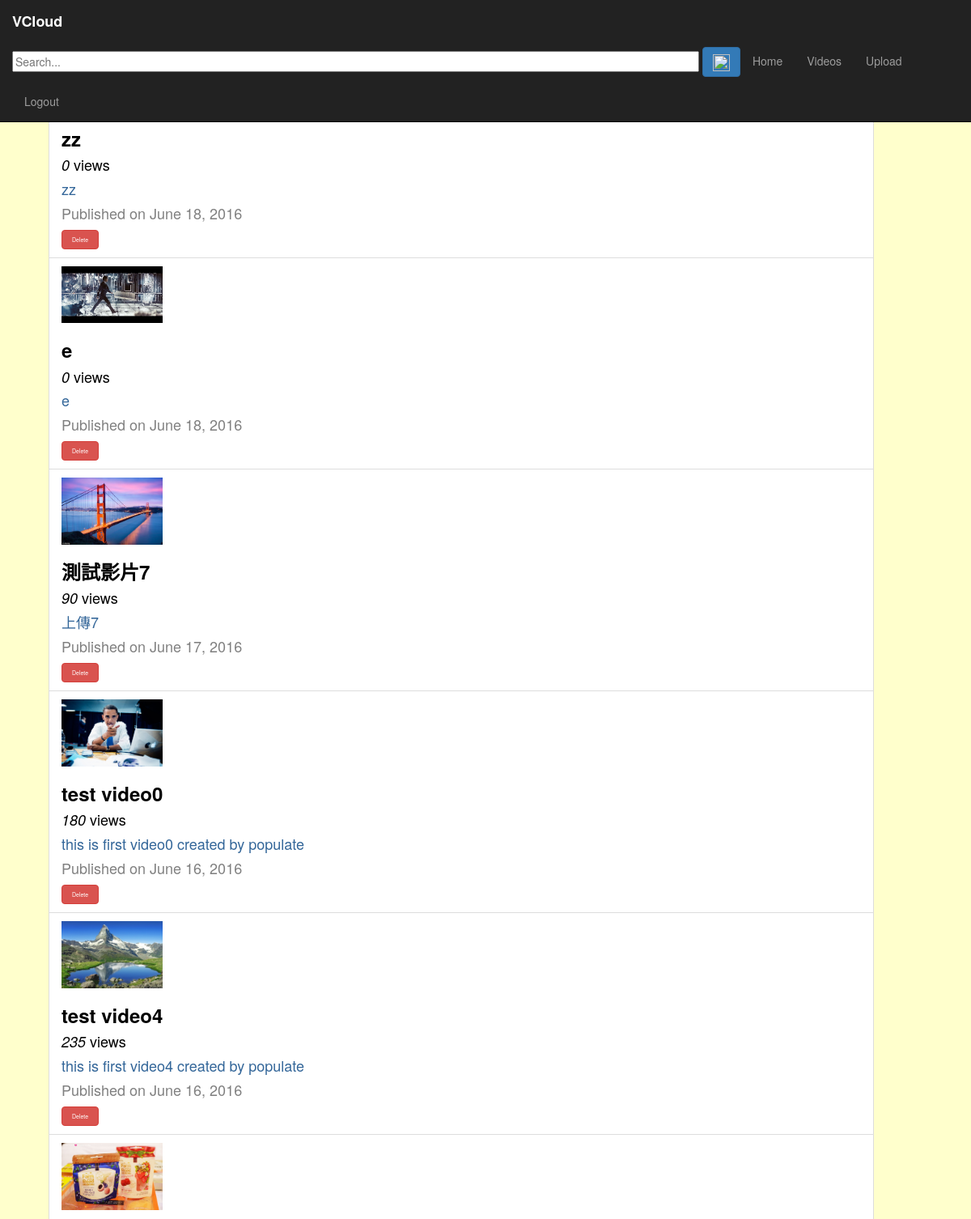
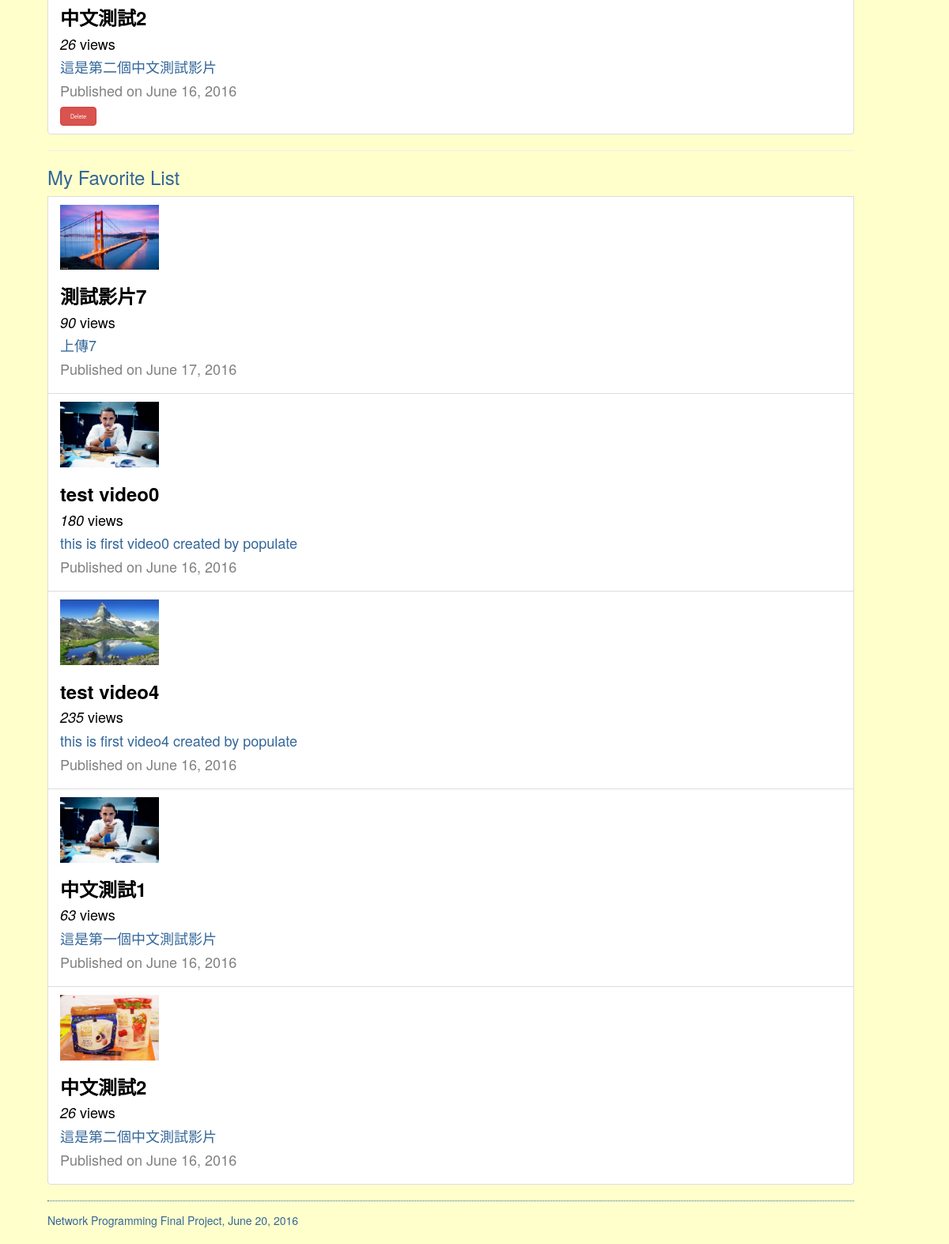
The page /vod/personal_videos?user_id=1 (signed in) on the database its author committed (2 pictures, top to bottom).
### vod/models.py (models this page shows, shortened)
class Video(models.Model):
    user = models.ForeignKey(User, verbose_name='video_user', on_delete=models.CASCADE)
    title = models.CharField(max_length=128)
    description = models.CharField(max_length=1024)
    upload_date = models.DateField(auto_now_add=True)
    duration = models.DurationField(default=timedelta())
    views = models.IntegerField(default=0)
    url = models.CharField(max_length=1024, null=True)
    thumbnail = models.ImageField(upload_to = 'thumbnail', blank=True)

### vod/views.py (the view)
@login_required
def personal_videos(request):
    context_dict = {}
    if request.method == 'GET':
        if 'user_id' in request.GET:
            user_id = request.GET['user_id']
            if not user_id or not user_id.isdigit():
                 return redirect('/vod/')
            user_id = int(user_id)
            personal_list = Video.objects.filter(user__id=user_id).order_by('-upload_date')
            context_dict['personal_list'] = personal_list
            get_like_list = LikeVideo.objects.filter(user__id=user_id)
            video_id_list = []
            for get_like in get_like_list:
                video_id_list.append(get_like.video.id)
            like_list = Video.objects.filter(id__in=video_id_list).order_by('-upload_date')
            context_dict['like_list'] = like_list
    return render(request, 'vod/personal_videos.html', context_dict)

### templates/vod/personal_videos.html (shortened to what this page needs)
{% extends 'base.html' %}
{% load staticfiles %}
{% block head %}
  <link rel="stylesheet" href="{% static "css/index.css" %}">
{% endblock %}
{% block body_block %}
  {% if personal_list %}
    <ul class="list-group">
      <h3>My Uploaded Videos</h3>
      {% for personal in personal_list %}
        <li class="list-group-item">
          <div>
            <a href="{% url 'videoplay' %}?video_id={{personal.id}}"><img src= "{{ personal.thumbnail.url }}" hight=125 width=125></a>
            <h3><a href="{% url 'videoplay' %}?video_id={{personal.id}}"><font color=black><b>{{ personal.title }}</b></font></a></h3>
            <h4><font color=black><em>{{ personal.views }}</em> views</font></h4>
            <h4>{{ personal.description }}</h4>
            <h4><font color=gray>Published on {{ personal.upload_date }}</font></h4>
            {% if personal.user.id ==  user.id %}
              <button class="btn btn-danger" type="submit" name="submit" style="font-size: 7px" id="delete-video-{{ personal.id }}">Delete</button>
            {% endif %}
          </div>
        </li>
      {% endfor %}
    </ul>
  {% else %}
    <h3>You haven't uploaded a video yet.</h3>
  {% endif %}
  <hr>
  {% if like_list %}
    <ul class="list-group">
      <h3>My Favorite List</h3>
      {% for like in like_list %}
        <li class="list-group-item">
          <div>
            <a href="{% url 'videoplay' %}?video_id={{like.id}}"><img src= "{{ like.thumbnail.url }}" hight=125 width=125></a>
            <h3><a href="{% url 'videoplay' %}?video_id={{like.id}}"><font color=black><b>{{ like.title }}</b></font></a></h3>
            <h4><font color=black><em>{{ like.views }}</em> views</font></h4>
            <h4>{{ like.description }}</h4>
            <h4><font color=gray>Published on {{ like.upload_date }}</font></h4>
          </div>
        </li>
      {% endfor %}
    </ul>
  {% else %}
    <h3>No favorite videos.</h3>
  {% endif %}
{% endblock %}

### vod/static/css/index.css (style rules this page uses)
body { padding-left: 0em; color: #336699; background-color: #FFFFCC; margin-left: 5%; margin-right: 10%; }
:link { color: #006633; }

### rows shown on the page
Video: title "zz", views "0", description "zz", upload_date "June 18, 2016"
Video: thumbnail (picture), title "e", views "0", description "e", upload_date "June 18, 2016"
Video: thumbnail (picture), title "測試影片7", views "90", description "上傳7", upload_date "June 17, 2016"
Video: thumbnail (picture), title "test video0", views "180", description "this is first video0 created by populate", upload_date "June 16, 2016"
Video: thumbnail (picture), title "test video4", views "235", description "this is first video4 created by populate", upload_date "June 16, 2016"
Video: thumbnail (picture), title "中文測試2", views "26", description "這是第二個中文測試影片", upload_date "June 16, 2016"
Video: thumbnail (picture), title "中文測試1", views "63", description "這是第一個中文測試影片", upload_date "June 16, 2016"
